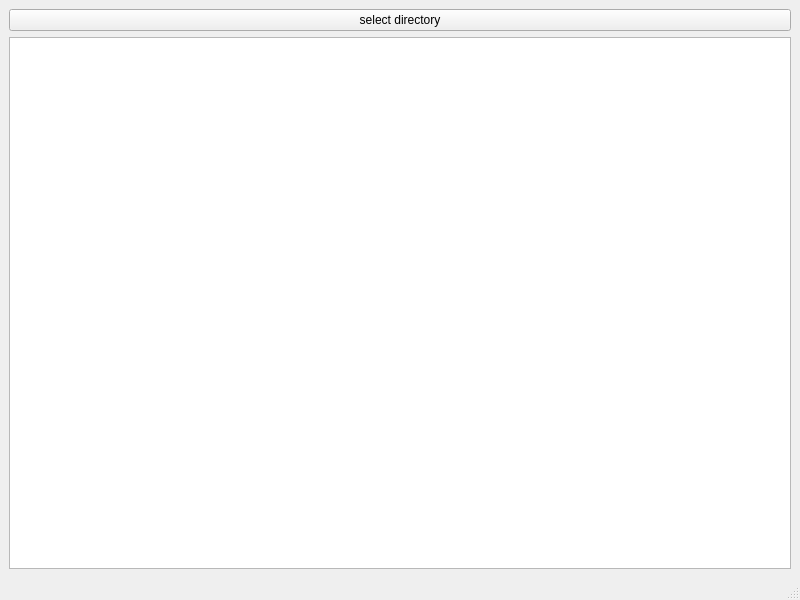
<?xml version="1.0" encoding="UTF-8"?>
<ui version="4.0">
 <class>MainWindow</class>
 <widget class="QMainWindow" name="MainWindow">
  <property name="geometry">
   <rect>
    <x>0</x>
    <y>0</y>
    <width>800</width>
    <height>600</height>
   </rect>
  </property>
  <property name="windowTitle">
   <string>MainWindow</string>
  </property>
  <widget class="QWidget" name="centralwidget">
   <layout class="QGridLayout" name="gridLayout">
    <item row="0" column="0">
     <widget class="QPushButton" name="pushButton">
      <property name="text">
       <string>select directory</string>
      </property>
     </widget>
    </item>
    <item row="1" column="0">
     <widget class="QListView" name="listView"/>
    </item>
   </layout>
  </widget>
  <widget class="QMenuBar" name="menubar">
   <property name="geometry">
    <rect>
     <x>0</x>
     <y>0</y>
     <width>800</width>
     <height>27</height>
    </rect>
   </property>
  </widget>
  <widget class="QStatusBar" name="statusbar"/>
 </widget>
 <resources/>
 <connections/>
</ui>
